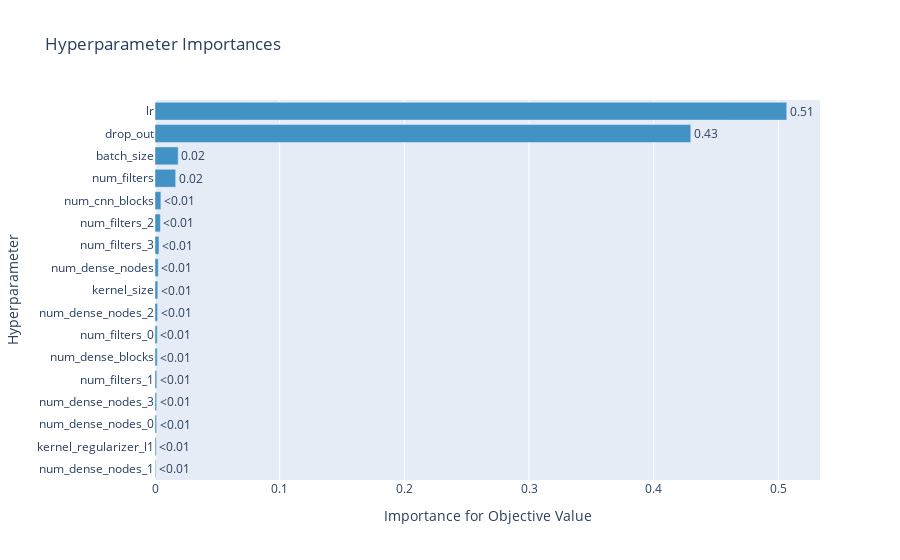

Notebook cell for this chart:
### Code cell
optuna.visualization.plot_param_importances(study)

### Figure 1 — Plotly figure (JSON) as saved in the notebook; plotly's stock layout.template omitted (floating-point values rounded to 4 significant figures)
{"data": [{"cliponaxis": false, "hovertemplate": ["num_dense_nodes_1 (CategoricalDistribution): 0.000610531259126821<extra></extra>", "kernel_regularizer_l1 (FloatDistribution): 0.0009548058604386596<extra></extra>", "num_dense_nodes_0 (CategoricalDistribution): 0.001266033536987671<extra></extra>", "num_dense_nodes_3 (CategoricalDistribution): 0.0013252301354881632<extra></extra>", "num_filters_1 (CategoricalDistribution): 0.0014097703719742963<extra></extra>", "num_dense_blocks (IntDistribution): 0.0017915533962732683<extra></extra>", "num_filters_0 (CategoricalDistribution): 0.001793595392879885<extra></extra>", "num_dense_nodes_2 (CategoricalDistribution): 0.0020490232458606353<extra></extra>", "kernel_size (IntDistribution): 0.0022789041408663355<extra></extra>", "num_dense_nodes (CategoricalDistribution): 0.002620055254192983<extra></extra>", "num_filters_3 (CategoricalDistribution): 0.0032141868927208165<extra></extra>", "num_filters_2 (CategoricalDistribution): 0.00433187068269409<extra></extra>", "num_cnn_blocks (IntDistribution): 0.004719848533495451<extra></extra>", "num_filters (CategoricalDistribution): 0.016576446315452645<extra></extra>", "batch_size (CategoricalDistribution): 0.0186187756046576<extra></extra>", "drop_out (FloatDistribution): 0.42973589877804763<extra></extra>", "lr (FloatDistribution): 0.5067034705988432<extra></extra>"], "marker": {"color": "rgb(66,146,198)"}, "orientation": "h", "text": ["<0.01", "<0.01", "<0.01", "<0.01", "<0.01", "<0.01", "<0.01", "<0.01", "<0.01", "<0.01", "<0.01", "<0.01", "<0.01", "0.02", "0.02", "0.43", "0.51"], "textposition": "outside", "type": "bar", "x": [0.0006105, 0.0009548, 0.001266, 0.001325, 0.00141, 0.001792, 0.001794, 0.002049, 0.002279, 0.00262, 0.003214, 0.004332, 0.00472, 0.01658, 0.01862, 0.4297, 0.5067], "y": ["num_dense_nodes_1", "kernel_regularizer_l1", "num_dense_nodes_0", "num_dense_nodes_3", "num_filters_1", "num_dense_blocks", "num_filters_0", "num_dense_nodes_2", "kernel_size", "num_dense_nodes", "num_filters_3", "num_filters_2", "num_cnn_blocks", "num_filters", "batch_size", "drop_out", "lr"]}], "layout": {"showlegend": false, "title": {"text": "Hyperparameter Importances"}, "xaxis": {"title": {"text": "Importance for Objective Value"}}, "yaxis": {"title": {"text": "Hyperparameter"}}}}
